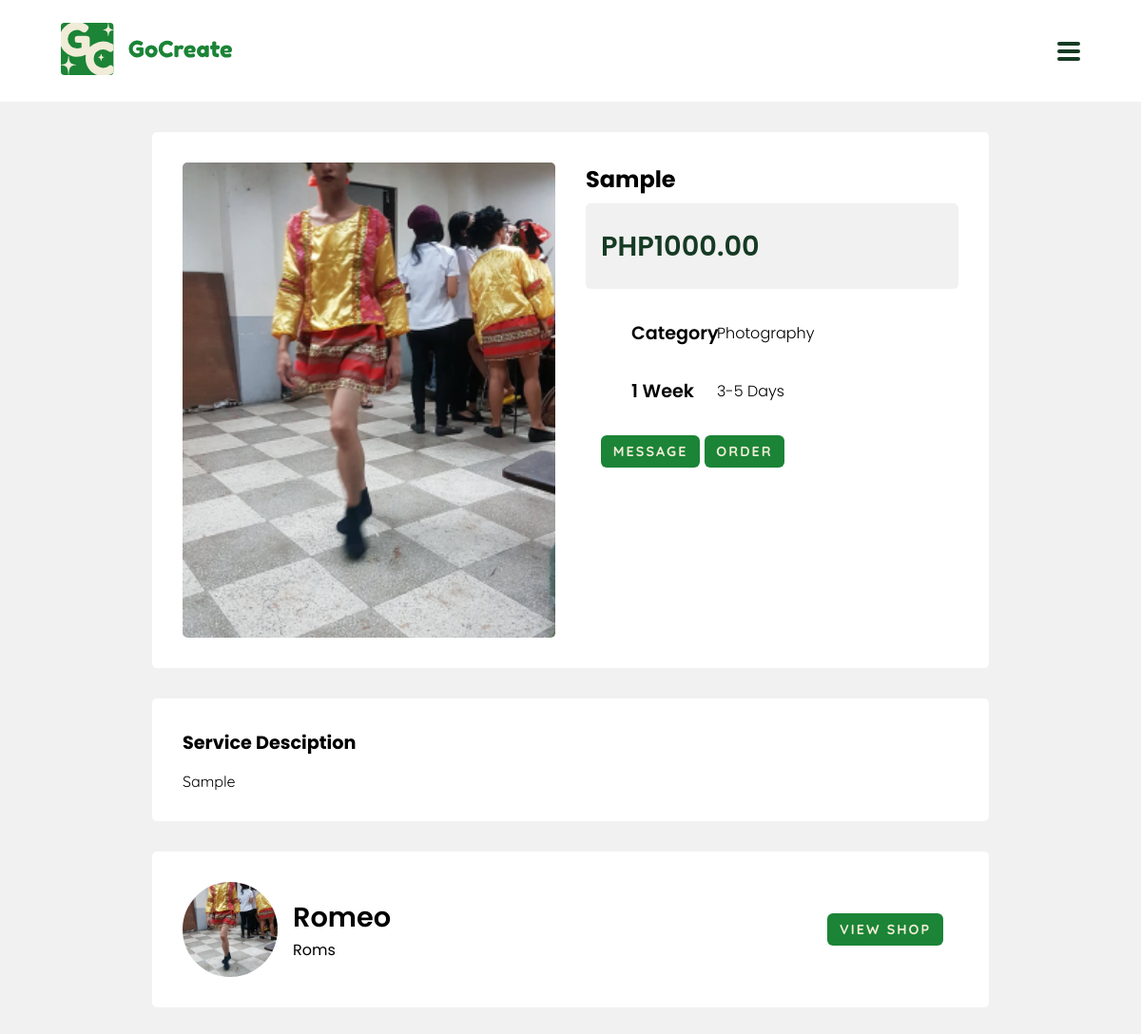
/project/orderprocess/2 (signed in), run on the app's committed database.
### tables this page shows
CREATE TABLE `service` (
  `serviceId` int(11) NOT NULL,
  `userId` varchar(255) NOT NULL,
  `serviceImage` varchar(255) NOT NULL,
  `serviceTitle` varchar(255) NOT NULL,
  `serviceDescrp` varchar(255) NOT NULL,
  `serviceCategory` varchar(255) NOT NULL,
  `servicePrice` varchar(255) NOT NULL,
  `serviceMOD` varchar(255) NOT NULL,
  `serviceTimeFrame` varchar(255) NOT NULL
);

### application/controllers/project.php (called while the page is built, shortened)
<?php
class Project extends CI_Controller {
    public function orderprocess($id){
        $this->load->model('projectModel');
        $data=$this->projectModel->getProject($id);
        for ($i=0; $i<count($data);$i++ ){
            $result=$this->usersModel->getUser($data[$i]['userId']);
            $data[$i]['seller']=$result[0]['usersName'];
            $data[$i]['sellerpic']=$result[0]['profilepic'];
            $data[$i]['selleruid']=$result[0]['usersUid'];
        }
        $output['data']=$data[0];
        $this->load->view('browse/browseProj', $output);
    }
}

### index.php (called while the page is built, shortened)
<?php
require_once BASEPATH.'core/CodeIgniter.php';

### application/models/project_model.php (called while the page is built, shortened)
<?php
class Project_model extends CI_Model {
	private $table = "service";
    public function getProject($id=null, $user=null, $category=null){
        if(isset($id) && $id != null){
			$this->db->where('serviceId', $id);
		}
		$query = $this->db->get($this->table);
		return $query->result_array();
    }
}

### application/models/users_model.php (called while the page is built, shortened)
<?php
class Users_model extends CI_Model {
	private $table = "users";
	public function getUser($id=null, $userCategory=null){
		$query = $this->db->get($this->table);
		return $query->result_array();
	}
}

### application/views/browse/browseProj.php (the view, shortened to what this page needs)
<!DOCTYPE html>
<html lang="en">
<head>
    <link rel="stylesheet" href="<?php echo base_url('assets/css/nav-styles.css')?>">
    <link rel="stylesheet" href="<?php echo base_url('assets/css/browse-service-styles.css')?>">
</head>
<body>
    <div class="big-wrapper light">
        <header>
            <div class="nav-container">
                <div class="logo">
                    <a href="<?php echo base_url()."users/userSort"?>"><img src="<?php echo base_url('assets/img/buyer-logo.svg')?>" class="header-logo"></a>
                </div>
                <div class="hamburger-menu">
                    <div class="bar"></div>
                </div>
            </div>
        </header>
    </div>
    <section class="service">
        <div class="service-section">
            <div class="container">
                <div class="service-image">
                    <img src="<?=$data['serviceImage']?>" alt="service">
                </div>
                <div class="service-details">
                    <div class="service-name">
                        <h2><?=$data['serviceTitle']?></h2>
                    </div>
                    <div class="service-price">
                        <h3>PHP<?=$data['servicePrice']?>.00</h3>
                    </div>
                    <div class="service-specification-container">
                        <div class="service-specification">
                            <h3>Category</h3>
                            <p><?=$data['serviceCategory']?></p>
                        </div>
                        <div class="service-specification">
                            <h3><?=$data['serviceTimeFrame']?></h3>
                            <p>3-5 Days</p>
                        </div>
                    </div>
                    <div class="actions">
                        <button>
                            <a href="#">Message</a>
                        </button>
                        <button>
                            <a href="<?php echo base_url()."project/orderform/".$data['serviceId']?>">Order</a>
                        </button>
                    </div>
                </div>
            </div>
        </div>
    </section>
    <section class="service">
        <div class="service-section">
            <div class="container">
                <div class="service-details">
                    <div class="service-description">
                        <h2>Service Desciption</h2>
                        <p><?=$data['serviceDescrp']?></p>
                    </div>
                </div>
            </div>
        </div>
    </section>
    <section class="seller">
        <div class="seller-section">
            <div class="seller-container">
                <div class="seller-profile">
                    <div class="seller-icon">
                        <img src="<?=$data['sellerpic']?>" alt="profile">
                    </div>
                    <div class="seller-details">
                        <h2><?=$data['seller']?></h2>
                        <p><?=$data['selleruid']?></p>
                    </div>
                </div>
                <div class="actions">
                    <button>
                        <a href="browse-seller.html">View Shop</a>
                    </button>
                </div>
            </div>
        </div>
    </section>
</body>
</html>

### assets/css/nav-styles.css (style rules this page uses)
*, *::before, *::after { padding: 0; margin: 0; box-sizing: border-box; }
body { background-color: #f1f1f1; font-family: 'Quicksand', sans-serif; }
img { width: 180px; }
a { text-decoration: none; }
.big-wrapper { position: relative; padding: 1.5rem 1rem; width: 100%; min-height: 10vh; overflow: hidden; background-color: #FFFFFF; }
.nav-container { position: relative; width: 100%; margin: 0 auto; padding: 0 3rem; z-index: 10; }
header { position: relative; z-index: 70; }
header .nav-container { display: flex; justify-content: space-between; align-items: center; }
.hamburger-menu { position: relative; z-index: 99; width: 1.5rem; height: 2rem; display: flex; align-items: center; justify-content: center; cursor: pointer; display: none; }
.hamburger-menu .bar { position: relative; width: 100%; height: 4px; background-color: #163A24; border-radius: 3px; transition: 0.5s; }
.bar::before, .bar::after { content: ""; position: absolute; width: 100%; height: 100%; background-color: #163A24; border-radius: 3px; transition: 0.5s; }
.bar::before { transform: translateY(-8px); }
.bar::after { transform: translateY(8px); }
.hamburger-menu { display: flex; }

### assets/css/browse-service-styles.css (style rules this page uses)
body { background-color: #f1f1f1; }
section { display: flex; justify-content: center; margin: 2rem 0; }
button { outline: none; border: none; background: none; }
.service-section { width: 100%; padding: 0 10rem; }
.container { display: flex; column-gap: 2rem; border-radius: 5px; background-color: #FFFFFF; padding: 2rem 2rem; }
.service-image { width: 100%; height: 100%; max-width: 500px; max-height: 500px; display: flex; justify-content: center; align-items: center; background-color: #f1f1f1; border-radius: 5px; overflow: hidden; }
.service-image img { width: 100%; height: 100%; max-width: 500px; min-height: 350px; object-fit: cover; }
.service-details { width: 100%; }
.service-name h2 { font-family: 'Poppins', sans-serif; font-size: 1.5rem; }
.service-price { height: 90px; display: flex; align-items: center; margin: 0.5rem 0; padding: 0 1rem; background-color: #f1f1f1; border-radius: 5px; }
.service-price h3 { font-family: 'Poppins', sans-serif; font-weight: 600; font-size: 1.8rem; color: #163A24; }
.service-specification { display: grid; grid-template-columns: 25% 75%; column-gap: 1rem; margin: 2rem 0; padding: 0 3rem; align-items: center; }
.service-specification h3 { font-family: 'Poppins', sans-serif; font-weight: 600; font-size: 1.2rem; }
.service-specification p { font-family: 'Poppins', sans-serif; font-weight: 300; font-size: 1rem; }
.actions { padding: 0 1rem; }
.actions a { text-decoration: none; border: none; outline: none; border-radius: 6px; cursor: pointer; background-color: #1B8436; color: #F0ECD7; text-transform: uppercase; letter-spacing: 2px; font-size: 0.9rem; font-family: 'Quicksand'; font-weight: 700; padding: 0.5rem 0.8rem; transition: 0.4s; display: inline-block; }
.service-description h2 { font-family: 'Poppins', sans-serif; font-size: 1.2rem; margin-bottom: 1rem; }
.service-description p { font-family: 'Quicksand', sans-serif; text-align: justify; font-size: 1rem; }
.seller-section { width: 100%; padding: 0 10rem; }
.seller-container { display: flex; justify-content: space-between; align-items: center; column-gap: 2rem; border-radius: 5px; background-color: #FFFFFF; padding: 2rem 2rem; }
.seller-profile { display: flex; justify-content: center; align-items: center; column-gap: 1rem; }
.seller-icon { width: 100px; height: 100px; background-color: #f1f1f1; border-radius: 100%; overflow: hidden; }
.seller-icon img { width: 100px; height: 100px; object-fit: cover; }
.seller-details { display: block; }
.seller-details h2 { font-family: 'Poppins', sans-serif; font-weight: 600; font-size: 1.8rem; }
.seller-details p { font-family: 'Poppins', sans-serif; font-weight: 400; font-size: 1rem; }

### data on the page
service: serviceImage (picture), serviceTitle "Sample", servicePrice "1000", serviceCategory "Photography", serviceTimeFrame "1 Week", serviceDescrp "Sample"

### other printed values
$data['seller'] "Romeo"
$data['selleruid'] "Roms"
